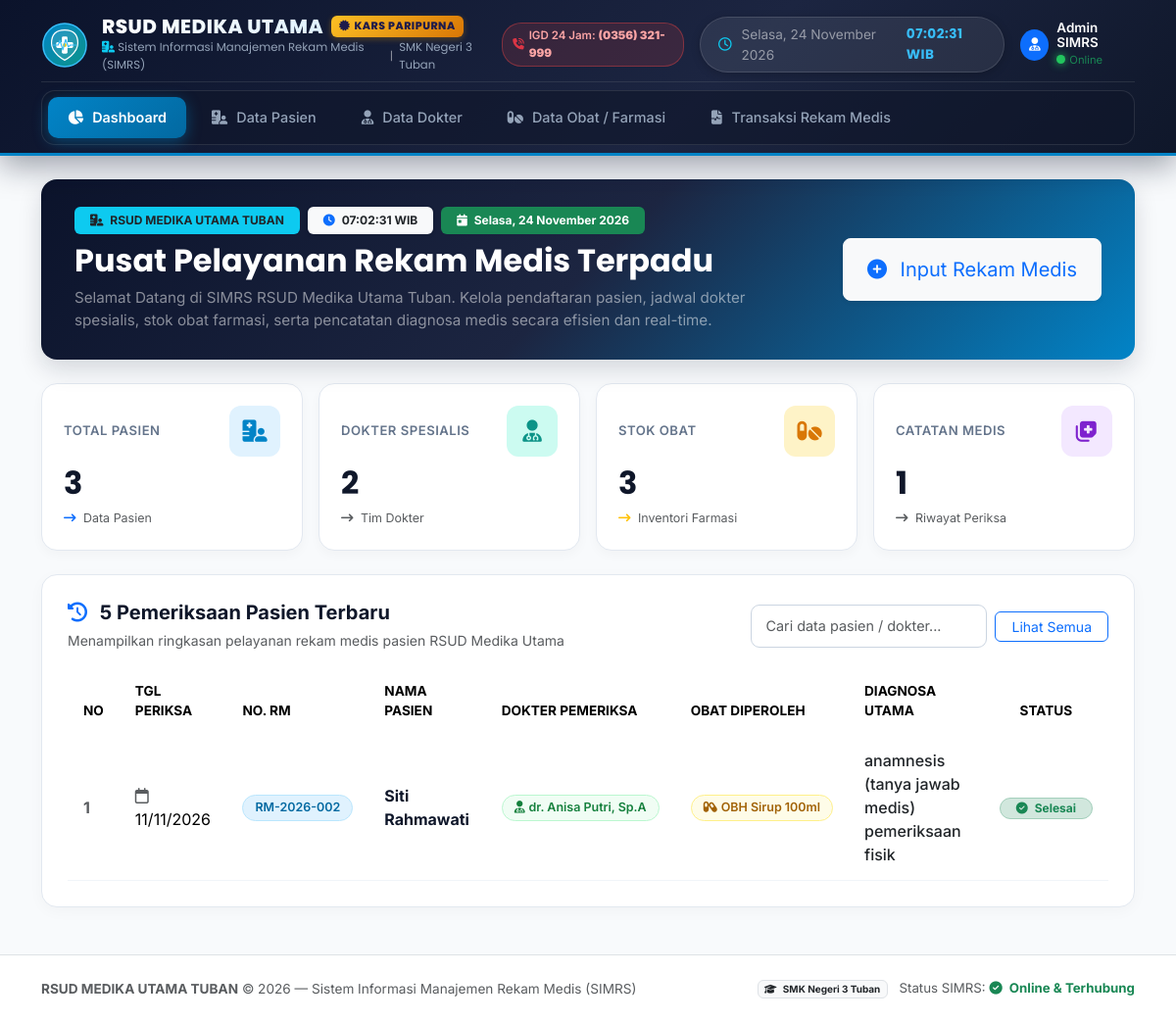
The page / on the database its author committed.
### tables this page shows
CREATE TABLE `rekam_medis` (
  `id_rekam` int(11) NOT NULL,
  `id_pasien` int(11) NOT NULL,
  `id_dokter` int(11) NOT NULL,
  `id_obat` int(11) NOT NULL,
  `tanggal_periksa` date NOT NULL,
  `keluhan` text NOT NULL,
  `diagnosa` text NOT NULL,
  `tindakan` text NOT NULL,
  `resep` varchar(100) NOT NULL
);

CREATE TABLE `pasien` (
  `id_pasien` int(11) NOT NULL,
  `no_rm` varchar(20) NOT NULL,
  `nama_pasien` varchar(100) NOT NULL,
  `jenis_kelamin` enum('L','P') NOT NULL,
  `tanggal_lahir` date NOT NULL,
  `alamat` text NOT NULL
);

CREATE TABLE `dokter` (
  `id_dokter` int(11) NOT NULL,
  `nama_dokter` varchar(100) NOT NULL,
  `spesialisasi` varchar(50) NOT NULL
);

CREATE TABLE `obat` (
  `id_obat` int(11) NOT NULL,
  `nama_obat` varchar(100) NOT NULL,
  `satuan` varchar(30) NOT NULL,
  `stok` int(11) NOT NULL
);

### index.php (the view)
<?php
include 'koneksi.php';
include 'header.php';
$q_pasien = mysqli_query($koneksi, "SELECT COUNT(*) AS total FROM pasien");
$d_pasien = mysqli_fetch_assoc($q_pasien);
$q_dokter = mysqli_query($koneksi, "SELECT COUNT(*) AS total FROM dokter");
$d_dokter = mysqli_fetch_assoc($q_dokter);
$q_obat   = mysqli_query($koneksi, "SELECT COUNT(*) AS total FROM obat");
$d_obat   = mysqli_fetch_assoc($q_obat);
$q_rekam  = mysqli_query($koneksi, "SELECT COUNT(*) AS total FROM rekam_medis");
$d_rekam  = mysqli_fetch_assoc($q_rekam);
?>
<div class="hospital-banner mb-4">
    <div class="row align-items-center">
        <div class="col-lg-8">
            <div class="d-flex align-items-center gap-2 mb-2 flex-wrap">
                <span class="badge bg-info text-dark fw-bold px-3 py-2"><i class="fa-solid fa-hospital-user me-1"></i> RSUD MEDIKA UTAMA TUBAN</span>
                <span class="badge bg-light text-dark fw-bold px-3 py-2 shadow-sm"><i class="fa-solid fa-clock text-primary me-1"></i> <span id="dashboardClock">00:00:00 WIB</span></span>
                <span class="badge bg-success text-white fw-bold px-3 py-2"><i class="fa-solid fa-calendar-day me-1"></i> <span id="dashboardDate">-- Hari --</span></span>
            </div>
            <h2 class="fw-bold mb-2" style="font-family: 'Poppins', sans-serif;">Pusat Pelayanan Rekam Medis Terpadu</h2>
            <p class="mb-0 text-white-50" style="font-size: 0.95rem;">
                Selamat Datang di SIMRS RSUD Medika Utama Tuban. Kelola pendaftaran pasien, jadwal dokter spesialis, stok obat farmasi, serta pencatatan diagnosa medis secara efisien dan real-time.
            </p>
        </div>
        <div class="col-lg-4 text-end d-none d-lg-block">
            <a href="rekam_medis.php" class="btn btn-light btn-lg font-weight-bold text-primary px-4 py-3 shadow-sm rounded-3">
                <i class="fa-solid fa-plus-circle me-2"></i> Input Rekam Medis
            </a>
        </div>
    </div>
</div>
<div class="row g-3 mb-4">
    <div class="col-6 col-md-3">
        <a href="pasien.php" class="card-hospital-stat">
            <div class="d-flex align-items-center justify-content-between mb-2">
                <span class="stat-title">Total Pasien</span>
                <div class="stat-icon-wrapper bg-icon-pasien">
                    <i class="fa-solid fa-hospital-user"></i>
                </div>
            </div>
            <div class="stat-value"><?= $d_pasien['total']; ?></div>
            <div class="text-muted mt-2" style="font-size: 0.78rem;">
                <i class="fa-solid fa-arrow-right-long text-primary me-1"></i> Data Pasien
            </div>
        </a>
    </div>
    <div class="col-6 col-md-3">
        <a href="dokter.php" class="card-hospital-stat">
            <div class="d-flex align-items-center justify-content-between mb-2">
                <span class="stat-title">Dokter Spesialis</span>
                <div class="stat-icon-wrapper bg-icon-dokter">
                    <i class="fa-solid fa-user-doctor"></i>
                </div>
            </div>
            <div class="stat-value"><?= $d_dokter['total']; ?></div>
            <div class="text-muted mt-2" style="font-size: 0.78rem;">
                <i class="fa-solid fa-arrow-right-long text-teal me-1"></i> Tim Dokter
            </div>
        </a>
    </div>
    <div class="col-6 col-md-3">
        <a href="obat.php" class="card-hospital-stat">
            <div class="d-flex align-items-center justify-content-between mb-2">
                <span class="stat-title">Stok Obat</span>
                <div class="stat-icon-wrapper bg-icon-obat">
                    <i class="fa-solid fa-pills"></i>
                </div>
            </div>
            <div class="stat-value"><?= $d_obat['total']; ?></div>
            <div class="text-muted mt-2" style="font-size: 0.78rem;">
                <i class="fa-solid fa-arrow-right-long text-warning me-1"></i> Inventori Farmasi
            </div>
        </a>
    </div>
    <div class="col-6 col-md-3">
        <a href="rekam_medis.php" class="card-hospital-stat">
            <div class="d-flex align-items-center justify-content-between mb-2">
                <span class="stat-title">Catatan Medis</span>
                <div class="stat-icon-wrapper bg-icon-rekam">
                    <i class="fa-solid fa-notes-medical"></i>
                </div>
            </div>
            <div class="stat-value"><?= $d_rekam['total']; ?></div>
            <div class="text-muted mt-2" style="font-size: 0.78rem;">
                <i class="fa-solid fa-arrow-right-long text-purple me-1"></i> Riwayat Periksa
            </div>
        </a>
    </div>
</div>
<div class="card-hospital-main">
    <div class="d-flex flex-column flex-md-row justify-content-between align-items-md-center gap-3 mb-3">
        <div>
            <h5 class="fw-bold mb-1" style="color: #0f172a;">
                <i class="fa-solid fa-clock-rotate-left me-2 text-primary"></i> 5 Pemeriksaan Pasien Terbaru
            </h5>
            <small class="text-muted">Menampilkan ringkasan pelayanan rekam medis pasien RSUD Medika Utama</small>
        </div>
        <div class="d-flex align-items-center gap-2">
            <input type="text" id="tableSearch" class="form-control hospital-search-input" placeholder="Cari data pasien / dokter...">
            <a href="rekam_medis.php" class="btn btn-outline-primary btn-sm px-3 rounded-2 text-nowrap">Lihat Semua</a>
        </div>
    </div>
    <div class="table-responsive">
        <table class="table table-hover align-middle mb-0">
            <thead>
                <tr class="hospital-table-header">
                    <th>No</th>
                    <th>Tgl Periksa</th>
                    <th>No. RM</th>
                    <th>Nama Pasien</th>
                    <th>Dokter Pemeriksa</th>
                    <th>Obat Diperoleh</th>
                    <th>Diagnosa Utama</th>
                    <th class="text-center">Status</th>
                </tr>
            </thead>
            <tbody>
                <?php
                $sql_recent = "SELECT rm.tanggal_periksa, p.no_rm, p.nama_pasien, d.nama_dokter, o.nama_obat, rm.diagnosa
                               FROM rekam_medis rm
                               JOIN pasien p ON rm.id_pasien = p.id_pasien
                               JOIN dokter d ON rm.id_dokter = d.id_dokter
                               JOIN obat o ON rm.id_obat = o.id_obat
                               ORDER BY rm.id_rekam DESC LIMIT 5";
                $res_recent = mysqli_query($koneksi, $sql_recent);
                $no = 1;
                if (mysqli_num_rows($res_recent) > 0) {
                    while ($row = mysqli_fetch_assoc($res_recent)) {
                        echo "<tr>
                                <td class='fw-bold text-muted'>{$no}</td>
                                <td><i class='fa-regular fa-calendar me-1 text-muted'></i>".date('d/m/Y', strtotime($row['tanggal_periksa']))."</td>
                                <td><span class='badge badge-hospital badge-rm'>{$row['no_rm']}</span></td>
                                <td><strong style='color:#0f172a;'>{$row['nama_pasien']}</strong></td>
                                <td><span class='badge badge-hospital badge-dokter'><i class='fa-solid fa-user-doctor me-1'></i>{$row['nama_dokter']}</span></td>
                                <td><span class='badge badge-hospital badge-obat'><i class='fa-solid fa-capsules me-1'></i>{$row['nama_obat']}</span></td>
                                <td><span class='fw-medium text-dark'>{$row['diagnosa']}</span></td>
                                <td class='text-center'><span class='badge bg-success-subtle text-success border border-success-subtle rounded-pill px-3 py-1'><i class='fa-solid fa-check-circle me-1'></i> Selesai</span></td>
                              </tr>";
                        $no++;
                    }
                } else {
                    echo "<tr><td colspan='8' class='text-center py-4 text-muted'><i class='fa-solid fa-folder-open fa-2x mb-2 d-block'></i>Belum ada data rekam medis yang dicatat.</td></tr>";
                }
                ?>
            </tbody>
        </table>
    </div>
</div>
<?php include 'footer.php'; ?>

### header.php (style rules this page uses)
:root { --hospital-navy: #0b132b; --hospital-navy-card: #1c2541; --hospital-blue: #0284c7; --hospital-blue-glow: rgba(2, 132, 199, 0.45); --hospital-teal: #0d9488; --hospital-bg: #f8fafc; --card-border-radius: 16px; }
body { background-color: var(--hospital-bg); font-family: 'Inter', -apple-system, BlinkMacSystemFont, sans-serif; color: #334155; }
.hospital-banner { background: linear-gradient(135deg, #0b132b 0%, #1c2541 50%, #0284c7 100%); border-radius: var(--card-border-radius); color: white; padding: 28px 34px; box-shadow: 0 10px 25px rgba(15, 23, 42, 0.15); position: relative; overflow: hidden; }
.card-hospital-stat { background: #ffffff; border: 1px solid #e2e8f0; border-radius: var(--card-border-radius); padding: 22px; transition: all 0.25s ease; box-shadow: 0 4px 12px rgba(0, 0, 0, 0.03); text-decoration: none !important; display: block; }
.stat-icon-wrapper { width: 52px; height: 52px; border-radius: 12px; display: flex; align-items: center; justify-content: center; font-size: 1.4rem; }
.bg-icon-pasien { background: #e0f2fe; color: #0284c7; }
.bg-icon-dokter { background: #ccfbf1; color: #0d9488; }
.bg-icon-obat { background: #fef3c7; color: #d97706; }
.bg-icon-rekam { background: #f3e8ff; color: #7e22ce; }
.stat-title { font-size: 0.82rem; font-weight: 600; text-transform: uppercase; letter-spacing: 0.5px; color: #64748b; }
.stat-value { font-family: 'Poppins', sans-serif; font-size: 2rem; font-weight: 700; color: #0f172a; line-height: 1.2; }
.card-hospital-main { background: #ffffff; border: 1px solid #e2e8f0; border-radius: var(--card-border-radius); box-shadow: 0 4px 15px rgba(0, 0, 0, 0.03); padding: 26px; }
.hospital-table-header { background: #0b132b; color: #ffffff; font-size: 0.85rem; font-weight: 600; text-transform: uppercase; }
.hospital-table-header th { padding: 14px 16px; border: none; }
.table > :not(caption) > * > * { padding: 14px 16px; border-bottom-color: #f1f5f9; }
.badge-hospital { padding: 6px 12px; border-radius: 30px; font-weight: 600; font-size: 0.78rem; }
.badge-rm { background-color: #e0f2fe; color: #0369a1; border: 1px solid #bae6fd; }
.badge-dokter { background-color: #f0fdf4; color: #15803d; border: 1px solid #bbf7d0; }
.badge-obat { background-color: #fefce8; color: #a16207; border: 1px solid #fef08a; }
.hospital-search-input { border-radius: 10px; border: 1px solid #cbd5e1; padding: 9px 16px; font-size: 0.9rem; }
.form-control, .form-select { border-radius: 9px; border: 1px solid #cbd5e1; padding: 10px 14px; font-size: 0.9rem; }

### rows shown on the page
rekam_medis: tanggal_periksa "11/11/2026", id_pasien.no_rm "RM-2026-002", id_pasien.nama_pasien "Siti Rahmawati", id_dokter.nama_dokter "dr. Anisa Putri, Sp.A", id_obat.nama_obat "OBH Sirup 100ml", diagnosa "anamnesis (tanya jawab medis) pemeriksaan fisik"

### other values the page prints
$d_pasien['total'] "3"
$d_dokter['total'] "2"
$d_obat['total'] "3"
$d_rekam['total'] "1"
